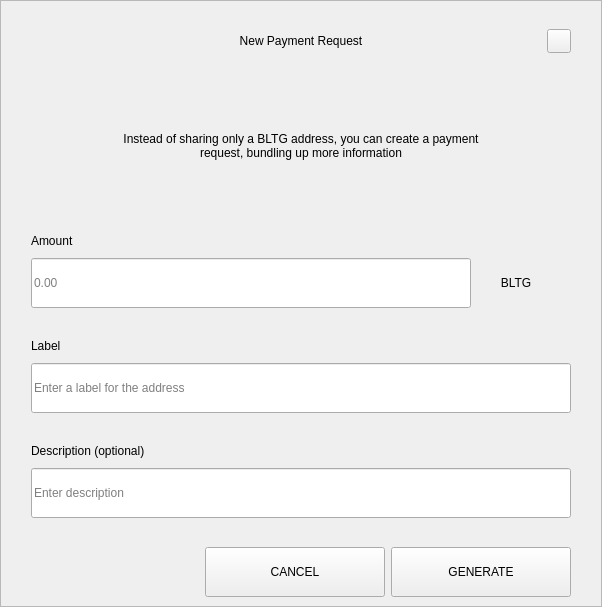
<?xml version="1.0" encoding="UTF-8"?>
<ui version="4.0">
 <class>RequestDialog</class>
 <widget class="QDialog" name="RequestDialog">
  <property name="geometry">
   <rect>
    <x>0</x>
    <y>0</y>
    <width>602</width>
    <height>607</height>
   </rect>
  </property>
  <property name="windowTitle">
   <string>Dialog</string>
  </property>
  <layout class="QVBoxLayout" name="verticalLayout_5">
   <property name="spacing">
    <number>0</number>
   </property>
   <property name="leftMargin">
    <number>0</number>
   </property>
   <property name="topMargin">
    <number>0</number>
   </property>
   <property name="rightMargin">
    <number>0</number>
   </property>
   <property name="bottomMargin">
    <number>0</number>
   </property>
   <item>
    <widget class="QFrame" name="frame">
     <property name="styleSheet">
      <string notr="true"/>
     </property>
     <property name="frameShape">
      <enum>QFrame::StyledPanel</enum>
     </property>
     <property name="frameShadow">
      <enum>QFrame::Raised</enum>
     </property>
     <layout class="QVBoxLayout" name="verticalLayout_4" stretch="1,0,0">
      <property name="spacing">
       <number>0</number>
      </property>
      <property name="leftMargin">
       <number>30</number>
      </property>
      <property name="topMargin">
       <number>20</number>
      </property>
      <property name="rightMargin">
       <number>30</number>
      </property>
      <property name="bottomMargin">
       <number>0</number>
      </property>
      <item>
       <layout class="QHBoxLayout" name="horizontalLayout_3">
        <property name="spacing">
         <number>0</number>
        </property>
        <item>
         <spacer name="horizontalSpacer_21">
          <property name="orientation">
           <enum>Qt::Horizontal</enum>
          </property>
          <property name="sizeHint" stdset="0">
           <size>
            <width>40</width>
            <height>20</height>
           </size>
          </property>
         </spacer>
        </item>
        <item>
         <widget class="QLabel" name="labelTitle">
          <property name="minimumSize">
           <size>
            <width>0</width>
            <height>40</height>
           </size>
          </property>
          <property name="maximumSize">
           <size>
            <width>16777215</width>
            <height>40</height>
           </size>
          </property>
          <property name="styleSheet">
           <string notr="true">padding-left:24px;</string>
          </property>
          <property name="text">
           <string>New Payment Request</string>
          </property>
          <property name="alignment">
           <set>Qt::AlignCenter</set>
          </property>
          <property name="margin">
           <number>7</number>
          </property>
         </widget>
        </item>
        <item>
         <spacer name="horizontalSpacer">
          <property name="orientation">
           <enum>Qt::Horizontal</enum>
          </property>
          <property name="sizeHint" stdset="0">
           <size>
            <width>40</width>
            <height>20</height>
           </size>
          </property>
         </spacer>
        </item>
        <item>
         <widget class="QPushButton" name="btnEsc">
          <property name="minimumSize">
           <size>
            <width>24</width>
            <height>24</height>
           </size>
          </property>
          <property name="maximumSize">
           <size>
            <width>24</width>
            <height>24</height>
           </size>
          </property>
          <property name="focusPolicy">
           <enum>Qt::NoFocus</enum>
          </property>
          <property name="text">
           <string/>
          </property>
         </widget>
        </item>
       </layout>
      </item>
      <item>
       <widget class="QStackedWidget" name="stack">
        <property name="minimumSize">
         <size>
          <width>540</width>
          <height>0</height>
         </size>
        </property>
        <property name="maximumSize">
         <size>
          <width>540</width>
          <height>16777215</height>
         </size>
        </property>
        <property name="currentIndex">
         <number>0</number>
        </property>
        <widget class="QWidget" name="page_1">
         <property name="minimumSize">
          <size>
           <width>540</width>
           <height>0</height>
          </size>
         </property>
         <property name="maximumSize">
          <size>
           <width>540</width>
           <height>16777215</height>
          </size>
         </property>
         <layout class="QVBoxLayout" name="layout1">
          <property name="spacing">
           <number>0</number>
          </property>
          <property name="leftMargin">
           <number>0</number>
          </property>
          <property name="topMargin">
           <number>0</number>
          </property>
          <property name="rightMargin">
           <number>0</number>
          </property>
          <property name="bottomMargin">
           <number>0</number>
          </property>
          <item>
           <spacer name="verticalSpacer_21">
            <property name="orientation">
             <enum>Qt::Vertical</enum>
            </property>
            <property name="sizeType">
             <enum>QSizePolicy::Fixed</enum>
            </property>
            <property name="sizeHint" stdset="0">
             <size>
              <width>20</width>
              <height>30</height>
             </size>
            </property>
           </spacer>
          </item>
          <item alignment="Qt::AlignHCenter">
           <widget class="QLabel" name="labelMessage">
            <property name="minimumSize">
             <size>
              <width>400</width>
              <height>50</height>
             </size>
            </property>
            <property name="text">
             <string>Instead of sharing only a BLTG address, you can create a payment request, bundling up more information</string>
            </property>
            <property name="alignment">
             <set>Qt::AlignCenter</set>
            </property>
            <property name="wordWrap">
             <bool>true</bool>
            </property>
           </widget>
          </item>
          <item alignment="Qt::AlignBottom">
           <widget class="QWidget" name="containerAmount" native="true">
            <layout class="QVBoxLayout" name="verticalLayout">
             <property name="spacing">
              <number>9</number>
             </property>
             <property name="leftMargin">
              <number>0</number>
             </property>
             <property name="topMargin">
              <number>0</number>
             </property>
             <property name="rightMargin">
              <number>0</number>
             </property>
             <property name="bottomMargin">
              <number>0</number>
             </property>
             <item>
              <widget class="QLabel" name="labelSubtitleAmount">
               <property name="minimumSize">
                <size>
                 <width>350</width>
                 <height>16</height>
                </size>
               </property>
               <property name="maximumSize">
                <size>
                 <width>16777215</width>
                 <height>16</height>
                </size>
               </property>
               <property name="text">
                <string>Amount</string>
               </property>
              </widget>
             </item>
             <item alignment="Qt::AlignTop">
              <widget class="QWidget" name="layoutAmount" native="true">
               <layout class="QHBoxLayout" name="horizontalLayout" stretch="2,0">
                <property name="spacing">
                 <number>0</number>
                </property>
                <property name="leftMargin">
                 <number>0</number>
                </property>
                <property name="topMargin">
                 <number>0</number>
                </property>
                <property name="rightMargin">
                 <number>0</number>
                </property>
                <property name="bottomMargin">
                 <number>0</number>
                </property>
                <item>
                 <widget class="QLineEdit" name="lineEditAmount">
                  <property name="minimumSize">
                   <size>
                    <width>0</width>
                    <height>50</height>
                   </size>
                  </property>
                  <property name="maximumSize">
                   <size>
                    <width>16777215</width>
                    <height>50</height>
                   </size>
                  </property>
                  <property name="placeholderText">
                   <string notr="true">0.00</string>
                  </property>
                 </widget>
                </item>
                <item>
                 <widget class="QWidget" name="comboContainer" native="true">
                  <property name="minimumSize">
                   <size>
                    <width>100</width>
                    <height>50</height>
                   </size>
                  </property>
                  <property name="maximumSize">
                   <size>
                    <width>16777215</width>
                    <height>50</height>
                   </size>
                  </property>
                  <layout class="QHBoxLayout" name="horizontalLayout_31">
                   <property name="spacing">
                    <number>0</number>
                   </property>
                   <property name="leftMargin">
                    <number>0</number>
                   </property>
                   <property name="topMargin">
                    <number>0</number>
                   </property>
                   <property name="rightMargin">
                    <number>10</number>
                   </property>
                   <property name="bottomMargin">
                    <number>0</number>
                   </property>
                   <item>
                    <widget class="QLabel" name="comboBoxCoin">
                     <property name="text">
                      <string>BLTG</string>
                     </property>
                     <property name="alignment">
                      <set>Qt::AlignCenter</set>
                     </property>
                    </widget>
                   </item>
                  </layout>
                 </widget>
                </item>
               </layout>
              </widget>
             </item>
            </layout>
           </widget>
          </item>
          <item>
           <spacer name="verticalSpacer_31">
            <property name="orientation">
             <enum>Qt::Vertical</enum>
            </property>
            <property name="sizeType">
             <enum>QSizePolicy::Fixed</enum>
            </property>
            <property name="sizeHint" stdset="0">
             <size>
              <width>20</width>
              <height>30</height>
             </size>
            </property>
           </spacer>
          </item>
          <item>
           <layout class="QVBoxLayout" name="verticalLayoutLabel">
            <property name="spacing">
             <number>9</number>
            </property>
            <item>
             <widget class="QLabel" name="labelSubtitleLabel">
              <property name="minimumSize">
               <size>
                <width>0</width>
                <height>16</height>
               </size>
              </property>
              <property name="maximumSize">
               <size>
                <width>16777215</width>
                <height>16</height>
               </size>
              </property>
              <property name="text">
               <string>Label</string>
              </property>
             </widget>
            </item>
            <item>
             <widget class="QLineEdit" name="lineEditLabel">
              <property name="minimumSize">
               <size>
                <width>0</width>
                <height>50</height>
               </size>
              </property>
              <property name="maximumSize">
               <size>
                <width>16777215</width>
                <height>50</height>
               </size>
              </property>
              <property name="placeholderText">
               <string>Enter a label for the address</string>
              </property>
             </widget>
            </item>
           </layout>
          </item>
          <item>
           <spacer name="verticalSpacer_34">
            <property name="orientation">
             <enum>Qt::Vertical</enum>
            </property>
            <property name="sizeType">
             <enum>QSizePolicy::Fixed</enum>
            </property>
            <property name="sizeHint" stdset="0">
             <size>
              <width>20</width>
              <height>30</height>
             </size>
            </property>
           </spacer>
          </item>
          <item>
           <layout class="QVBoxLayout" name="verticalLayoutDescription">
            <property name="spacing">
             <number>9</number>
            </property>
            <item>
             <widget class="QLabel" name="labelSubtitleDescription">
              <property name="minimumSize">
               <size>
                <width>0</width>
                <height>16</height>
               </size>
              </property>
              <property name="maximumSize">
               <size>
                <width>16777215</width>
                <height>16</height>
               </size>
              </property>
              <property name="text">
               <string>Description (optional)</string>
              </property>
             </widget>
            </item>
            <item>
             <widget class="QLineEdit" name="lineEditDescription">
              <property name="minimumSize">
               <size>
                <width>0</width>
                <height>50</height>
               </size>
              </property>
              <property name="maximumSize">
               <size>
                <width>16777215</width>
                <height>50</height>
               </size>
              </property>
              <property name="placeholderText">
               <string>Enter description</string>
              </property>
             </widget>
            </item>
            <item>
             <spacer name="verticalSpacer_4">
              <property name="orientation">
               <enum>Qt::Vertical</enum>
              </property>
              <property name="sizeType">
               <enum>QSizePolicy::Fixed</enum>
              </property>
              <property name="sizeHint" stdset="0">
               <size>
                <width>20</width>
                <height>20</height>
               </size>
              </property>
             </spacer>
            </item>
           </layout>
          </item>
         </layout>
        </widget>
        <widget class="QWidget" name="page_2">
         <layout class="QVBoxLayout" name="layout2">
          <item>
           <spacer name="verticalSpacer_5">
            <property name="orientation">
             <enum>Qt::Vertical</enum>
            </property>
            <property name="sizeType">
             <enum>QSizePolicy::Fixed</enum>
            </property>
            <property name="sizeHint" stdset="0">
             <size>
              <width>20</width>
              <height>50</height>
             </size>
            </property>
           </spacer>
          </item>
          <item alignment="Qt::AlignHCenter">
           <widget class="QLabel" name="labelQrImg">
            <property name="minimumSize">
             <size>
              <width>260</width>
              <height>260</height>
             </size>
            </property>
            <property name="maximumSize">
             <size>
              <width>260</width>
              <height>260</height>
             </size>
            </property>
            <property name="text">
             <string/>
            </property>
            <property name="alignment">
             <set>Qt::AlignCenter</set>
            </property>
           </widget>
          </item>
          <item>
           <spacer name="verticalSpacer_2">
            <property name="orientation">
             <enum>Qt::Vertical</enum>
            </property>
            <property name="sizeType">
             <enum>QSizePolicy::Fixed</enum>
            </property>
            <property name="sizeHint" stdset="0">
             <size>
              <width>20</width>
              <height>30</height>
             </size>
            </property>
           </spacer>
          </item>
          <item alignment="Qt::AlignHCenter">
           <widget class="QLabel" name="labelAddress">
            <property name="text">
             <string>D7VFR83SQbiezrW72hjcWJtcfip5krte2Z </string>
            </property>
           </widget>
          </item>
          <item>
           <spacer name="verticalSpacer_32">
            <property name="orientation">
             <enum>Qt::Vertical</enum>
            </property>
            <property name="sizeType">
             <enum>QSizePolicy::Expanding</enum>
            </property>
            <property name="sizeHint" stdset="0">
             <size>
              <width>20</width>
              <height>20</height>
             </size>
            </property>
           </spacer>
          </item>
          <item>
           <layout class="QHBoxLayout" name="horizontal">
            <property name="leftMargin">
             <number>20</number>
            </property>
            <property name="rightMargin">
             <number>20</number>
            </property>
            <property name="bottomMargin">
             <number>20</number>
            </property>
            <item>
             <spacer name="horizontalSpacer_4">
              <property name="orientation">
               <enum>Qt::Horizontal</enum>
              </property>
              <property name="sizeHint" stdset="0">
               <size>
                <width>40</width>
                <height>20</height>
               </size>
              </property>
             </spacer>
            </item>
            <item>
             <widget class="QPushButton" name="btnCopyAddress">
              <property name="minimumSize">
               <size>
                <width>180</width>
                <height>50</height>
               </size>
              </property>
              <property name="text">
               <string>COPY ADDRESS</string>
              </property>
             </widget>
            </item>
            <item>
             <widget class="QPushButton" name="btnCopyUrl">
              <property name="minimumSize">
               <size>
                <width>180</width>
                <height>50</height>
               </size>
              </property>
              <property name="text">
               <string>COPY URL</string>
              </property>
             </widget>
            </item>
            <item>
             <spacer name="horizontalSpacer_2">
              <property name="orientation">
               <enum>Qt::Horizontal</enum>
              </property>
              <property name="sizeHint" stdset="0">
               <size>
                <width>40</width>
                <height>20</height>
               </size>
              </property>
             </spacer>
            </item>
           </layout>
          </item>
         </layout>
        </widget>
       </widget>
      </item>
      <item>
       <widget class="QWidget" name="buttonsStack" native="true">
        <layout class="QHBoxLayout" name="horizontalLayout_5">
         <property name="leftMargin">
          <number>20</number>
         </property>
         <property name="rightMargin">
          <number>0</number>
         </property>
         <item>
          <spacer name="horizontalSpacer_41">
           <property name="orientation">
            <enum>Qt::Horizontal</enum>
           </property>
           <property name="sizeHint" stdset="0">
            <size>
             <width>40</width>
             <height>20</height>
            </size>
           </property>
          </spacer>
         </item>
         <item>
          <widget class="QPushButton" name="btnCancel">
           <property name="minimumSize">
            <size>
             <width>180</width>
             <height>50</height>
            </size>
           </property>
           <property name="focusPolicy">
            <enum>Qt::NoFocus</enum>
           </property>
           <property name="text">
            <string>CANCEL</string>
           </property>
          </widget>
         </item>
         <item>
          <widget class="QPushButton" name="btnSave">
           <property name="minimumSize">
            <size>
             <width>180</width>
             <height>50</height>
            </size>
           </property>
           <property name="focusPolicy">
            <enum>Qt::NoFocus</enum>
           </property>
           <property name="text">
            <string>GENERATE</string>
           </property>
          </widget>
         </item>
        </layout>
       </widget>
      </item>
     </layout>
    </widget>
   </item>
  </layout>
 </widget>
 <resources/>
 <connections/>
</ui>
